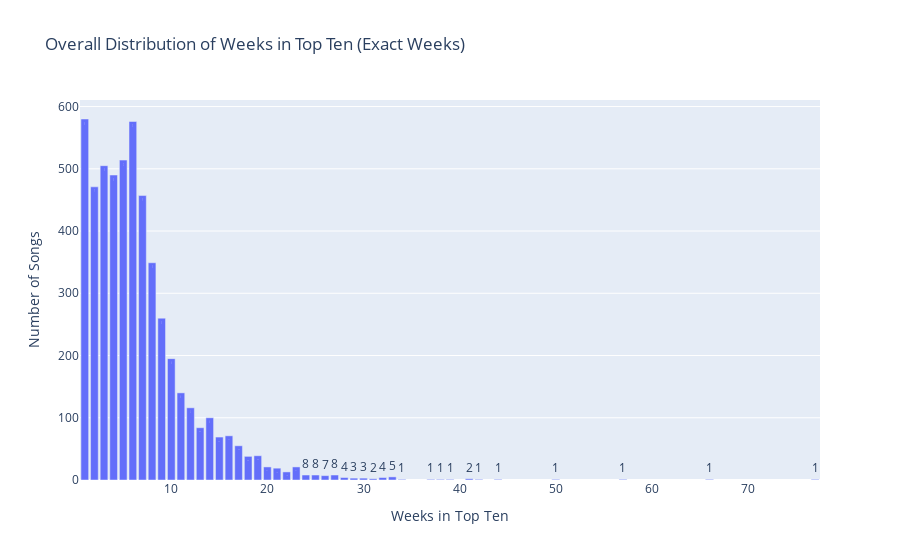
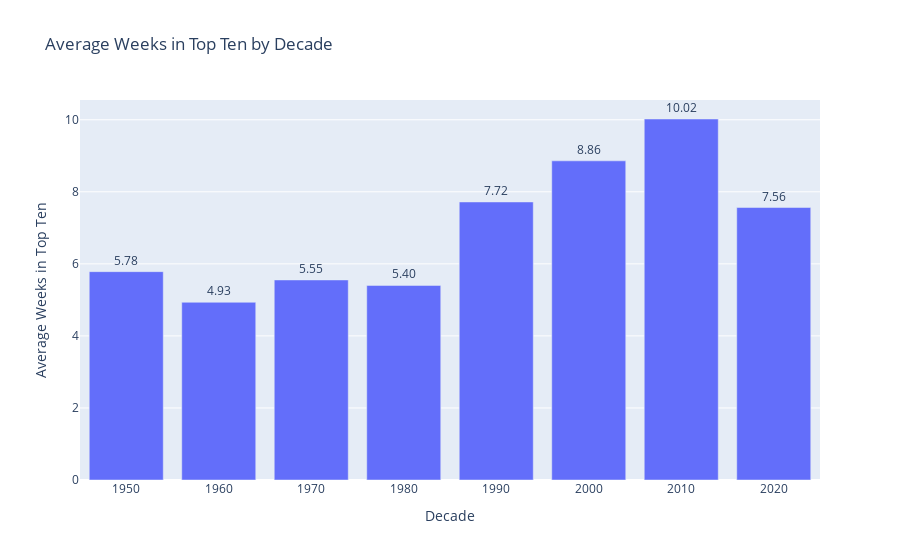
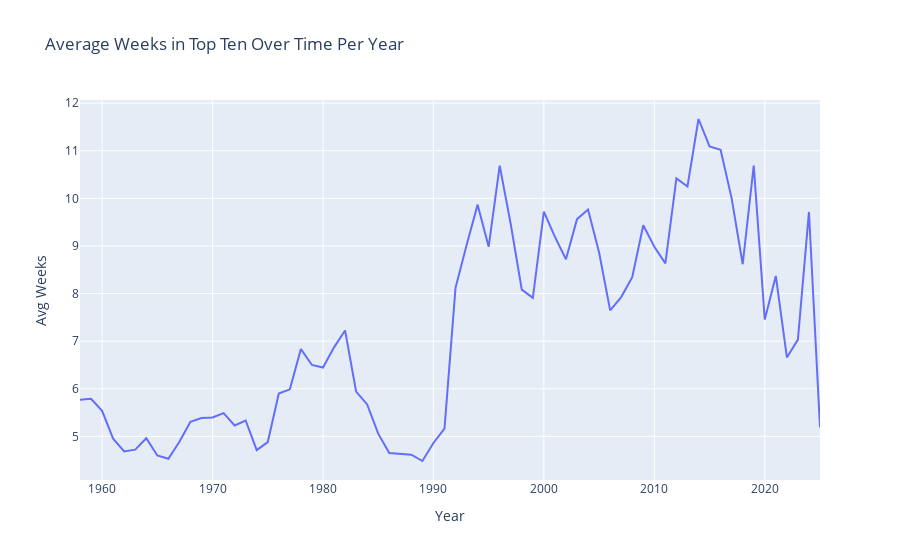

The notebook cell these images were saved under, in order:
### Code cell
print(f"The overall average number of a weeks a song spends in the top 10 is {df['Weeks in Top Ten'].mean()} weeks")
fig = px.bar(
    df['Weeks in Top Ten'].value_counts().sort_index().reset_index(),
    x='Weeks in Top Ten',
    y='count',
    text_auto=True,
    title="Overall Distribution of Weeks in Top Ten (Exact Weeks)"
)

fig.update_layout(
    xaxis_title="Weeks in Top Ten",
    yaxis_title="Number of Songs"
)

fig.show()

# Aggregate: average weeks in Top Ten by decade
decade_stats = df.groupby('Decade', as_index=False)['Weeks in Top Ten'].mean()

# Plot with Plotly
fig = px.bar(
    decade_stats,
    x='Decade',
    y='Weeks in Top Ten',
    text_auto='.2f',
    title="Average Weeks in Top Ten by Decade"
)

# Make labels clearer
fig.update_traces(textfont_size=12, textangle=0, textposition="outside", cliponaxis=False)
fig.update_layout(
    xaxis_title="Decade",
    yaxis_title="Average Weeks in Top Ten"
)

fig.show()



#Per Year
trend = df.groupby("Year")["Weeks in Top Ten"].mean().reset_index()

# Plot with Plotly Express
fig = px.line(
    trend,
    x="Year",
    y="Weeks in Top Ten",
    title="Average Weeks in Top Ten Over Time Per Year",
    labels={"Weeks in Top Ten": "Avg Weeks", "Year": "Year"}
)

fig.show()

### Figure 1 — Plotly figure (JSON) as saved in the notebook; plotly's stock layout.template omitted (floating-point values rounded to 4 significant figures)
{"data": [{"hovertemplate": "Weeks in Top Ten=%{x}<br>count=%{y}<extra></extra>", "legendgroup": "", "marker": {"color": "#636efa", "pattern": {"shape": ""}}, "name": "", "orientation": "v", "showlegend": false, "textposition": "auto", "texttemplate": "%{y}", "type": "bar", "x": [1, 2, 3, 4, 5, 6, 7, 8, 9, 10, 11, 12, 13, 14, 15, 16, 17, 18, 19, 20, 21, 22, 23, 24, 25, 26, 27, 28, 29, 30, 31, 32, 33, 34, 37, 38, 39, 41, 42, 44, 50, 57, 66, 77], "xaxis": "x", "y": [580, 471, 505, 490, 514, 576, 457, 349, 260, 195, 140, 116, 84, 100, 69, 71, 55, 38, 39, 21, 19, 13, 21, 8, 8, 7, 8, 4, 3, 3, 2, 4, 5, 1, 1, 1, 1, 2, 1, 1, 1, 1, 1, 1], "yaxis": "y"}], "layout": {"barmode": "relative", "legend": {"tracegroupgap": 0}, "title": {"text": "Overall Distribution of Weeks in Top Ten (Exact Weeks)"}, "xaxis": {"anchor": "y", "domain": [0, 1], "title": {"text": "Weeks in Top Ten"}}, "yaxis": {"anchor": "x", "domain": [0, 1], "title": {"text": "Number of Songs"}}}}

### Figure 2 — Plotly figure (JSON) as saved in the notebook; plotly's stock layout.template omitted (floating-point values rounded to 4 significant figures)
{"data": [{"cliponaxis": false, "hovertemplate": "Decade=%{x}<br>Weeks in Top Ten=%{y}<extra></extra>", "legendgroup": "", "marker": {"color": "#636efa", "pattern": {"shape": ""}}, "name": "", "orientation": "v", "showlegend": false, "textangle": 0, "textfont": {"size": 12}, "textposition": "outside", "texttemplate": "%{y:.2f}", "type": "bar", "x": [1950, 1960, 1970, 1980, 1990, 2000, 2010, 2020], "xaxis": "x", "y": [5.784, 4.934, 5.553, 5.401, 7.718, 8.86, 10.02, 7.564], "yaxis": "y"}], "layout": {"barmode": "relative", "legend": {"tracegroupgap": 0}, "title": {"text": "Average Weeks in Top Ten by Decade"}, "xaxis": {"anchor": "y", "domain": [0, 1], "title": {"text": "Decade"}}, "yaxis": {"anchor": "x", "domain": [0, 1], "title": {"text": "Average Weeks in Top Ten"}}}}

### Figure 3 — Plotly figure (JSON) as saved in the notebook; plotly's stock layout.template omitted (floating-point values rounded to 4 significant figures)
{"data": [{"hovertemplate": "Year=%{x}<br>Avg Weeks=%{y}<extra></extra>", "legendgroup": "", "line": {"color": "#636efa", "dash": "solid"}, "marker": {"symbol": "circle"}, "mode": "lines", "name": "", "orientation": "v", "showlegend": false, "type": "scatter", "x": [1958, 1959, 1960, 1961, 1962, 1963, 1964, 1965, 1966, 1967, 1968, 1969, 1970, 1971, 1972, 1973, 1974, 1975, 1976, 1977, 1978, 1979, 1980, 1981, 1982, 1983, 1984, 1985, 1986, 1987, 1988, 1989, 1990, 1991, 1992, 1993, 1994, 1995, 1996, 1997, 1998, 1999, 2000, 2001, 2002, 2003, 2004, 2005, 2006, 2007, 2008, 2009, 2010, 2011, 2012, 2013, 2014, 2015, 2016, 2017, 2018, 2019, 2020, 2021, 2022, 2023, 2024, 2025], "xaxis": "x", "y": [5.767, 5.791, 5.537, 4.952, 4.682, 4.721, 4.962, 4.598, 4.529, 4.889, 5.305, 5.384, 5.396, 5.489, 5.228, 5.333, 4.712, 4.881, 5.899, 5.988, 6.833, 6.5, 6.446, 6.87, 7.225, 5.942, 5.67, 5.057, 4.649, 4.637, 4.616, 4.483, 4.861, 5.165, 8.119, 9.017, 9.868, 8.982, 10.69, 9.455, 8.082, 7.91, 9.722, 9.19, 8.719, 9.564, 9.764, 8.862, 7.647, 7.925, 8.344, 9.436, 8.982, 8.633, 10.42, 10.25, 11.67, 11.09, 11.02, 10.0, 8.615, 10.69, 7.453, 8.371, 6.658, 7.032, 9.714, 5.188], "yaxis": "y"}], "layout": {"legend": {"tracegroupgap": 0}, "title": {"text": "Average Weeks in Top Ten Over Time Per Year"}, "xaxis": {"anchor": "y", "domain": [0, 1], "title": {"text": "Year"}}, "yaxis": {"anchor": "x", "domain": [0, 1], "title": {"text": "Avg Weeks"}}}}
